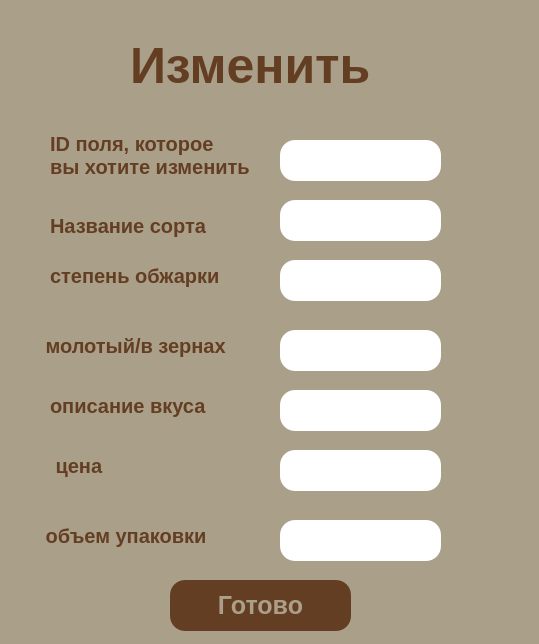
<?xml version="1.0" encoding="UTF-8"?>
<ui version="4.0">
 <class>Form</class>
 <widget class="QWidget" name="Form">
  <property name="geometry">
   <rect>
    <x>0</x>
    <y>0</y>
    <width>539</width>
    <height>644</height>
   </rect>
  </property>
  <property name="palette">
   <palette>
    <active>
     <colorrole role="Base">
      <brush brushstyle="SolidPattern">
       <color alpha="255">
        <red>255</red>
        <green>255</green>
        <blue>255</blue>
       </color>
      </brush>
     </colorrole>
     <colorrole role="Window">
      <brush brushstyle="SolidPattern">
       <color alpha="255">
        <red>170</red>
        <green>160</green>
        <blue>137</blue>
       </color>
      </brush>
     </colorrole>
    </active>
    <inactive>
     <colorrole role="Base">
      <brush brushstyle="SolidPattern">
       <color alpha="255">
        <red>255</red>
        <green>255</green>
        <blue>255</blue>
       </color>
      </brush>
     </colorrole>
     <colorrole role="Window">
      <brush brushstyle="SolidPattern">
       <color alpha="255">
        <red>170</red>
        <green>160</green>
        <blue>137</blue>
       </color>
      </brush>
     </colorrole>
    </inactive>
    <disabled>
     <colorrole role="Base">
      <brush brushstyle="SolidPattern">
       <color alpha="255">
        <red>170</red>
        <green>160</green>
        <blue>137</blue>
       </color>
      </brush>
     </colorrole>
     <colorrole role="Window">
      <brush brushstyle="SolidPattern">
       <color alpha="255">
        <red>170</red>
        <green>160</green>
        <blue>137</blue>
       </color>
      </brush>
     </colorrole>
    </disabled>
   </palette>
  </property>
  <property name="windowTitle">
   <string>Form</string>
  </property>
  <widget class="QLabel" name="label">
   <property name="geometry">
    <rect>
     <x>130</x>
     <y>30</y>
     <width>271</width>
     <height>71</height>
    </rect>
   </property>
   <property name="styleSheet">
    <string notr="true">color: rgb(100, 62, 35);
font-size: 50px;
font-weight: bold</string>
   </property>
   <property name="text">
    <string>Изменить</string>
   </property>
  </widget>
  <widget class="QLineEdit" name="lineEdit">
   <property name="geometry">
    <rect>
     <x>280</x>
     <y>140</y>
     <width>161</width>
     <height>41</height>
    </rect>
   </property>
   <property name="styleSheet">
    <string notr="true">color: rgb(100, 62, 35);
font-size: 20px;
font-weight: bold;
border-radius: 15px
</string>
   </property>
  </widget>
  <widget class="QLabel" name="label_2">
   <property name="geometry">
    <rect>
     <x>50</x>
     <y>130</y>
     <width>211</width>
     <height>51</height>
    </rect>
   </property>
   <property name="styleSheet">
    <string notr="true">color: rgb(100, 62, 35);
font-size: 20px;
font-weight: bold</string>
   </property>
   <property name="text">
    <string>ID поля, которое
вы хотите изменить</string>
   </property>
  </widget>
  <widget class="QLineEdit" name="lineEdit_2">
   <property name="geometry">
    <rect>
     <x>280</x>
     <y>200</y>
     <width>161</width>
     <height>41</height>
    </rect>
   </property>
   <property name="styleSheet">
    <string notr="true">color: rgb(100, 62, 35);
font-size: 20px;
font-weight: bold;
border-radius: 15px
</string>
   </property>
  </widget>
  <widget class="QLineEdit" name="lineEdit_3">
   <property name="geometry">
    <rect>
     <x>280</x>
     <y>260</y>
     <width>161</width>
     <height>41</height>
    </rect>
   </property>
   <property name="styleSheet">
    <string notr="true">color: rgb(100, 62, 35);
font-size: 20px;
font-weight: bold;
border-radius: 15px
</string>
   </property>
  </widget>
  <widget class="QLineEdit" name="lineEdit_4">
   <property name="geometry">
    <rect>
     <x>280</x>
     <y>330</y>
     <width>161</width>
     <height>41</height>
    </rect>
   </property>
   <property name="styleSheet">
    <string notr="true">color: rgb(100, 62, 35);
font-size: 20px;
font-weight: bold;
border-radius: 15px
</string>
   </property>
  </widget>
  <widget class="QLineEdit" name="lineEdit_5">
   <property name="geometry">
    <rect>
     <x>280</x>
     <y>390</y>
     <width>161</width>
     <height>41</height>
    </rect>
   </property>
   <property name="styleSheet">
    <string notr="true">color: rgb(100, 62, 35);
font-size: 20px;
font-weight: bold;
border-radius: 15px
</string>
   </property>
  </widget>
  <widget class="QLineEdit" name="lineEdit_6">
   <property name="geometry">
    <rect>
     <x>280</x>
     <y>450</y>
     <width>161</width>
     <height>41</height>
    </rect>
   </property>
   <property name="styleSheet">
    <string notr="true">color: rgb(100, 62, 35);
font-size: 20px;
font-weight: bold;
border-radius: 15px
</string>
   </property>
  </widget>
  <widget class="QLineEdit" name="lineEdit_7">
   <property name="geometry">
    <rect>
     <x>280</x>
     <y>520</y>
     <width>161</width>
     <height>41</height>
    </rect>
   </property>
   <property name="styleSheet">
    <string notr="true">color: rgb(100, 62, 35);
font-size: 20px;
font-weight: bold;
border-radius: 15px
</string>
   </property>
  </widget>
  <widget class="QLabel" name="label_3">
   <property name="geometry">
    <rect>
     <x>50</x>
     <y>200</y>
     <width>171</width>
     <height>51</height>
    </rect>
   </property>
   <property name="styleSheet">
    <string notr="true">color: rgb(100, 62, 35);
font-size: 20px;
font-weight: bold</string>
   </property>
   <property name="text">
    <string>Название сорта</string>
   </property>
  </widget>
  <widget class="QLabel" name="label_4">
   <property name="geometry">
    <rect>
     <x>50</x>
     <y>250</y>
     <width>211</width>
     <height>51</height>
    </rect>
   </property>
   <property name="styleSheet">
    <string notr="true">color: rgb(100, 62, 35);
font-size: 20px;
font-weight: bold</string>
   </property>
   <property name="text">
    <string>степень обжарки</string>
   </property>
  </widget>
  <widget class="QLabel" name="label_5">
   <property name="geometry">
    <rect>
     <x>40</x>
     <y>320</y>
     <width>211</width>
     <height>51</height>
    </rect>
   </property>
   <property name="styleSheet">
    <string notr="true">color: rgb(100, 62, 35);
font-size: 20px;
font-weight: bold</string>
   </property>
   <property name="text">
    <string> молотый/в зернах</string>
   </property>
  </widget>
  <widget class="QLabel" name="label_6">
   <property name="geometry">
    <rect>
     <x>50</x>
     <y>380</y>
     <width>211</width>
     <height>51</height>
    </rect>
   </property>
   <property name="styleSheet">
    <string notr="true">color: rgb(100, 62, 35);
font-size: 20px;
font-weight: bold</string>
   </property>
   <property name="text">
    <string>описание вкуса</string>
   </property>
  </widget>
  <widget class="QLabel" name="label_7">
   <property name="geometry">
    <rect>
     <x>50</x>
     <y>440</y>
     <width>211</width>
     <height>51</height>
    </rect>
   </property>
   <property name="styleSheet">
    <string notr="true">color: rgb(100, 62, 35);
font-size: 20px;
font-weight: bold</string>
   </property>
   <property name="text">
    <string> цена</string>
   </property>
  </widget>
  <widget class="QLabel" name="label_8">
   <property name="geometry">
    <rect>
     <x>40</x>
     <y>510</y>
     <width>211</width>
     <height>51</height>
    </rect>
   </property>
   <property name="styleSheet">
    <string notr="true">color: rgb(100, 62, 35);
font-size: 20px;
font-weight: bold</string>
   </property>
   <property name="text">
    <string> объем упаковки</string>
   </property>
  </widget>
  <widget class="QPushButton" name="pushButton">
   <property name="geometry">
    <rect>
     <x>170</x>
     <y>580</y>
     <width>181</width>
     <height>51</height>
    </rect>
   </property>
   <property name="styleSheet">
    <string notr="true">color: rgb(170, 160, 137);
font-size: 25px;
font-weight: bold;
border-radius: 15px;
background-color: rgb(100, 62, 35);</string>
   </property>
   <property name="text">
    <string>Готово</string>
   </property>
  </widget>
 </widget>
 <resources/>
 <connections/>
</ui>
